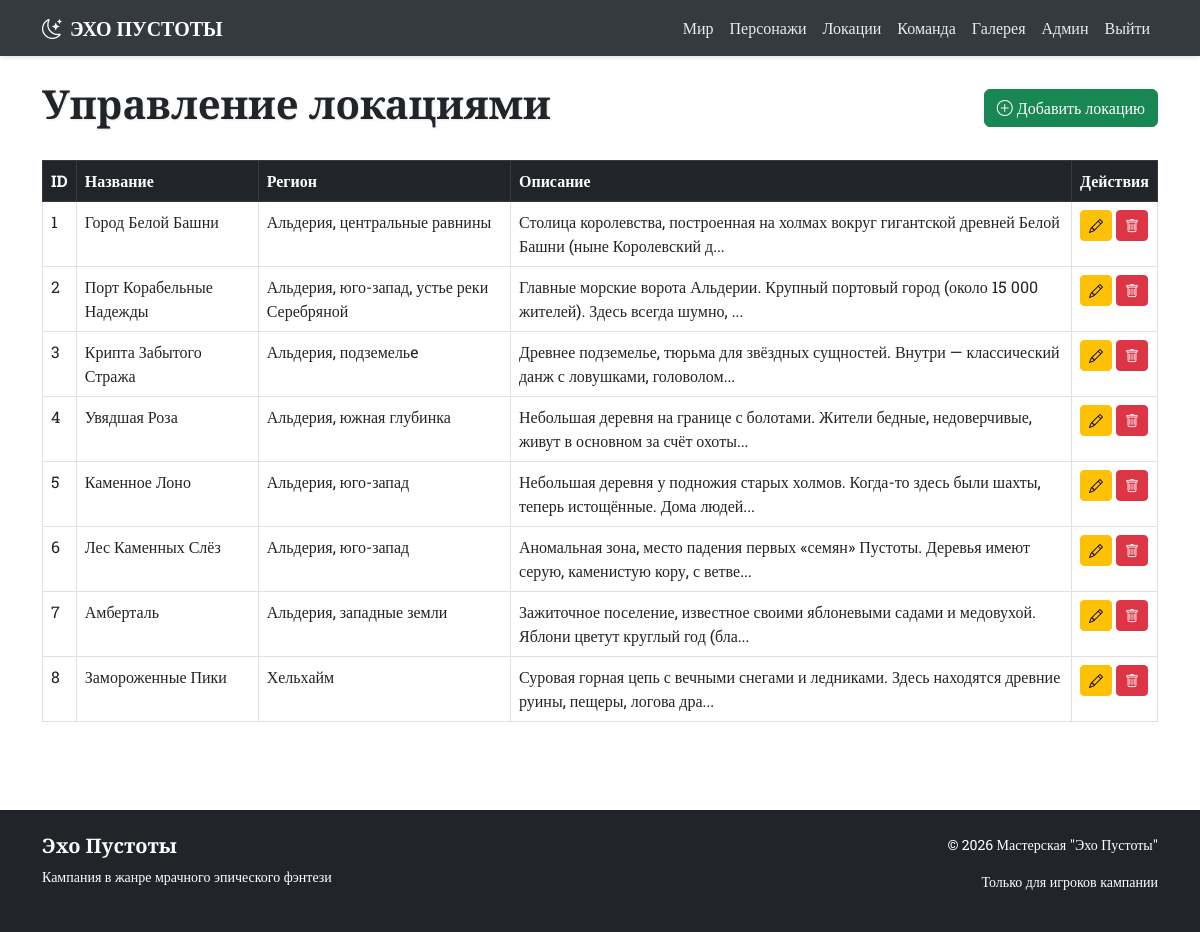
The app's page /admin/locations (signed in), older data.
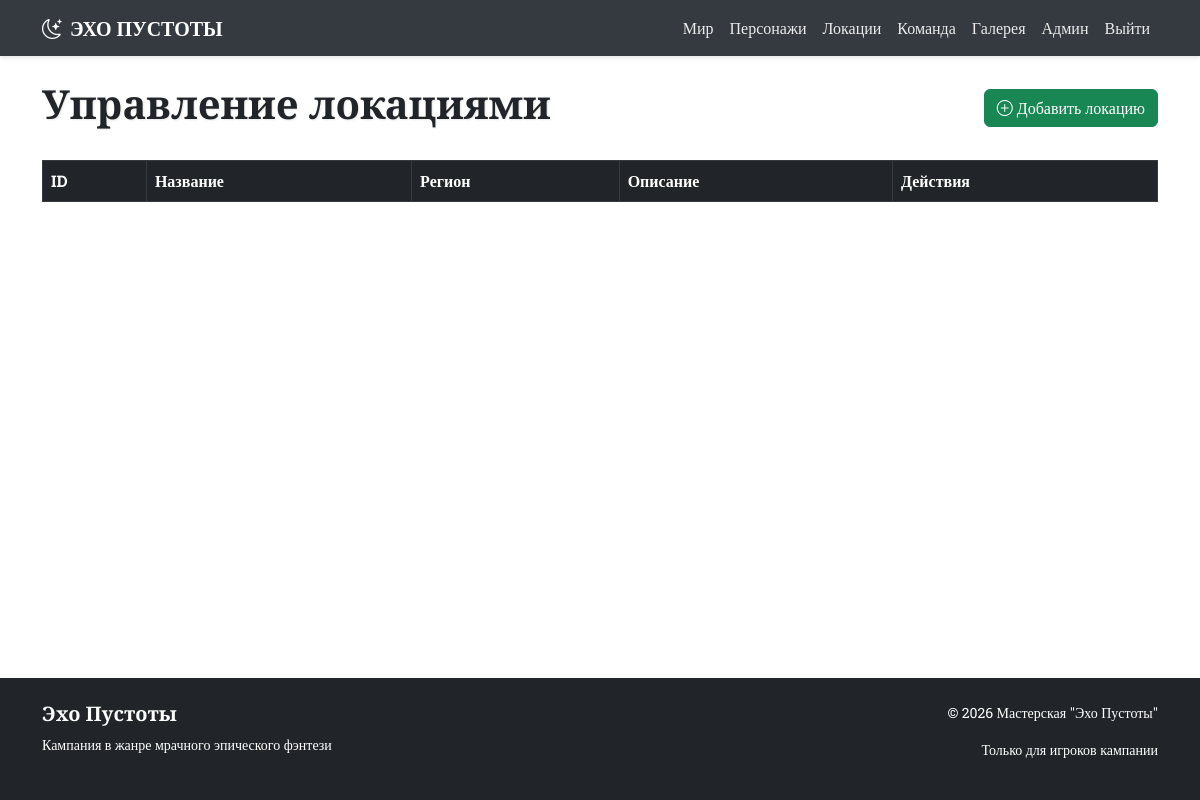
The same page, newer data.
### app.py (models this page shows)
class Location(db.Model):
    __tablename__ = 'locations'
    id = db.Column(db.Integer, primary_key=True)
    name = db.Column(db.String(100), nullable=False)
    region = db.Column(db.String(100))
    description = db.Column(db.Text)
    dangers = db.Column(db.Text)
    quests = db.Column(db.Text)
    npc_ids = db.Column(db.String(200))
    map_x = db.Column(db.Integer, default=50)
    map_y = db.Column(db.Integer, default=50)

### app.py (the view)
@app.route('/admin/locations')
@login_required
def admin_locations():
    locations = Location.query.all()
    return render_template('admin/locations.html', locations=locations)

### app.py (called while the page is built)
@login_manager.user_loader
def load_user(user_id):
    return User.query.get(int(user_id))

### templates/admin/locations.html (shortened to what this page needs)
{% extends "base.html" %}
{% block content %}
<div class="d-flex justify-content-between align-items-center mb-4">
    <h1 class="cinzel text-shadow">Управление локациями</h1>
    <a href="{{ url_for('add_location') }}" class="btn btn-success">
        <i class="bi bi-plus-circle"></i> Добавить локацию
    </a>
</div>
<div class="table-responsive">
    <table class="table table-bordered table-hover">
        <thead class="table-dark">
            <tr>
                <th>ID</th>
                <th>Название</th>
                <th>Регион</th>
                <th>Описание</th>
                <th>Действия</th>
            </tr>
        </thead>
        <tbody>
            {% for location in locations %}
            <tr>
                <td>{{ location.id }}</td>
                <td>{{ location.name }}</td>
                <td>{{ location.region }}</td>
                <td>{{ location.description[:100] }}...</td>
                <td>
                    <a href="{{ url_for('edit_location', id=location.id) }}" class="btn btn-sm btn-warning">
                        <i class="bi bi-pencil"></i>
                    </a>
                    <a href="{{ url_for('delete_location', id=location.id) }}" class="btn btn-sm btn-danger"
                        onclick="return confirm('Удалить {{ location.name }}?')">
                        <i class="bi bi-trash"></i>
                    </a>
                </td>
            </tr>
            {% endfor %}
        </tbody>
    </table>
</div>
{% endblock %}

Row changes from the older to the newer data that the page shows:
removed Location: id "1", name "Город Белой Башни", region "Альдерия, центральные равнины", description "Столица королевства, построенная на холмах вокруг гигантской древней Белой Башни (ныне Королевский д"
removed Location: id "2", name "Порт Корабельные Надежды", region "Альдерия, юго-запад, устье реки Серебряной", description "Главные морские ворота Альдерии. Крупный портовый город (около 15 000 жителей). Здесь всегда шумно,"
removed Location: id "3", name "Крипта Забытого Стража", region "Альдерия, подземельe", description "Древнее подземелье, тюрьма для звёздных сущностей. Внутри — классический данж с ловушками, головолом"
removed Location: id "4", name "Увядшая Роза", region "Альдерия, южная глубинка", description "Небольшая деревня на границе с болотами. Жители бедные, недоверчивые, живут в основном за счёт охоты"
removed Location: id "5", name "Каменное Лоно", region "Альдерия, юго-запад", description "Небольшая деревня у подножия старых холмов. Когда-то здесь были шахты, теперь истощённые. Дома людей"
removed Location: id "6", name "Лес Каменных Слёз", region "Альдерия, юго-запад", description "Аномальная зона, место падения первых «семян» Пустоты. Деревья имеют серую, каменистую кору, с ветве"
removed Location: id "7", name "Амберталь", region "Альдерия, западные земли", description "Зажиточное поселение, известное своими яблоневыми садами и медовухой. Яблони цветут круглый год (бла"
removed Location: id "8", name "Замороженные Пики", region "Хельхайм", description "Суровая горная цепь с вечными снегами и ледниками. Здесь находятся древние руины, пещеры, логова дра"
